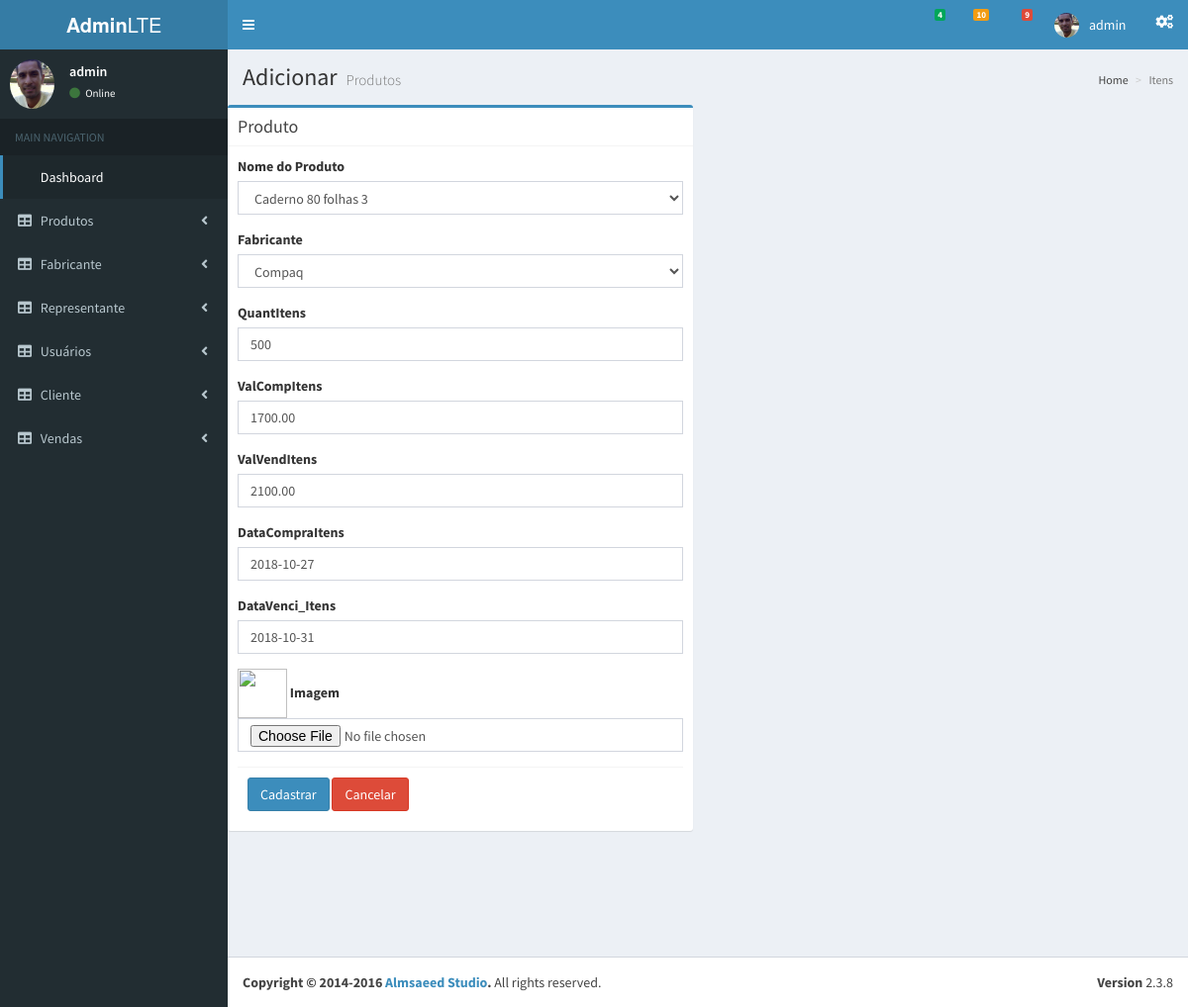
Page /views/itens/edititens.php?q=11 (signed in) on the committed database.
### tables this page shows
CREATE TABLE `itens` (
  `idItens` int(11) NOT NULL,
  `Image` varchar(250) NOT NULL,
  `QuantItens` decimal(10,0) NOT NULL,
  `QuantItensVend` decimal(10,0) NOT NULL,
  `ValCompItens` decimal(10,2) NOT NULL,
  `ValVendItens` decimal(10,2) NOT NULL,
  `DataCompraItens` date NOT NULL,
  `DataVenci_Itens` date DEFAULT NULL,
  `ItensAtivo` tinyint(4) NOT NULL,
  `ItensPublic` int(1) NOT NULL,
  `Produto_CodRefProduto` int(11) NOT NULL,
  `Fabricante_idFabricante` int(11) NOT NULL,
  `Usuario_idUser` int(11) NOT NULL,
  `DataRegistro` timestamp NOT NULL DEFAULT CURRENT_TIMESTAMP
);

### App/Models/connect.php (called while the page is built, shortened)
<?php
 class Connect
 {
 	var $localhost = "localhost";
 	var $root = "root";
 	var $passwd = "";
 	public function __construct()
 	{
 		$this->SQL = mysqli_connect($this->localhost, $this->root, $this->passwd);
 	}
 }

### App/Models/itens.class.php (called while the page is built, shortened)
<?php
 require_once 'connect.php';
 class Itens extends Connect
 {
  public function editItens($value)
  {
    $this->query = "SELECT *FROM `itens` WHERE `idItens` = '$value'";
    $this->result = mysqli_query($this->SQL, $this->query) or die ( mysqli_error($this->SQL));
    if($row = mysqli_fetch_array($this->result)){
      $idItens = $row['idItens'];
      $nomeimagem = $row['Image'];
      $QuantItens = $row['QuantItens'];
      $ValCompItens = $row['ValCompItens'];
      $ValVendItens = $row['ValVendItens'];
      $DataCompraItens= $row['DataCompraItens'];
      $DataVenci_Itens = $row['DataVenci_Itens'];
      $Produto_CodRefProduto = $row['Produto_CodRefProduto'];
      $Fabricante_idFabricante = $row['Fabricante_idFabricante'];
      return $resp = array('Itens' => ['idItens' => $idItens,
        'Image' => $nomeimagem,
        'QuantItens'   => $QuantItens,
        'ValCompItens' => $ValCompItens,
        'ValVendItens' => $ValVendItens,
        'DataCompraItens' => $DataCompraItens,
        'DataVenci_Itens' => $DataVenci_Itens,
        'CodRefProduto' => $Produto_CodRefProduto,
        'idFabricante' => $Fabricante_idFabricante ] , );
    }
  }
}
$itens = new Itens;

### views/itens/edititens.php (the view, shortened to what this page needs)
<?php
require_once '../../App/auth.php';
require_once '../../layout/scrit2.php';
require_once '../../App/Models/produtos.class.php';
require_once '../../App/Models/fabricante.class.php';
require_once '../../App/Models/itens.class.php';
if(isset($_GET['q'])){
$resp = $itens->editItens($_GET['q']);
echo $head;
echo $header;
echo $aside;
echo '<div class="content-wrapper">';
echo '
    <section class="content-header">
      <h1>
        Adicionar <small>Produtos</small>
      </h1>
      <ol class="breadcrumb">
        <li><a href="../"><i class="fa fa-dashboard"></i> Home</a></li>
        <li class="active">Itens</li>
      </ol>
    </section>
    <section class="content">
      <div class="row">';
echo '
      <div class="row">
        <div class="col-md-6">
          <div class="box box-primary">
            <div class="box-header with-border">
              <h3 class="box-title">Produto</h3>
            </div>
            <form role="form" enctype="multipart/form-data" action="../../App/Database/insertitens.php" method="POST">
              <div class="box-body">
              	<div class="form-group">
                  <label for="exampleInputEmail1">Nome do Produto</label>
            <select class="form-control" name="codProduto">
            ';
            echo '</select>
            </div>
            <div class="form-group">
                  <label for="exampleInputEmail1">Fabricante</label>
            <select class="form-control" name="idFabricante">
            ';
            echo '</select>
            </div>
                <div class="form-group">
                  <label for="exampleInputEmail1">QuantItens</label>
                  <input type="text" name="QuantItens" class="form-control" id="exampleInputEmail1" placeholder="QuantItens" value="'.$resp['Itens']['QuantItens'].'">
                </div>
                <div class="form-group">
                  <label for="exampleInputEmail1">ValCompItens</label>
                  <input type="text" name="ValCompItens" class="form-control" id="exampleInputEmail1" placeholder="ValCompItens" value="'.$resp['Itens']['ValCompItens'].'">
                </div>
                <div class="form-group">
                  <label for="exampleInputEmail1">ValVendItens</label>
                  <input type="text" name="ValVendItens" class="form-control" id="exampleInputEmail1" placeholder="ValVendItens" value="'.$resp['Itens']['ValVendItens'].'">
                </div>
                <div class="form-group">
                  <label for="exampleInputEmail1">DataCompraItens</label>
                  <input type="text" name="DataCompraItens" class="form-control" id="exampleInputEmail1" placeholder="DataCompraItens" value="'.$resp['Itens']['DataCompraItens'].'">
                </div>
                <div class="form-group">
                  <label for="exampleInputEmail1">DataVenci_Itens</label>
                  <input type="text" name="DataVenci_Itens" class="form-control" id="exampleInputEmail1" placeholder="DataVenci_Itens" value="'.$resp['Itens']['DataVenci_Itens'].'">
                </div>
                <div class="form-group">
                <img src="../'.$resp['Itens']['Image'].'" width="50" >
                  <label for="exampleInputEmail1">Imagem '.$resp['Itens']['Image'].'</label>
                  <input type="file" name="arquivo" class="form-control">
                </div>
                 <input type="hidden" name="valor" value="'.$resp['Itens']['Image'].'">
                 <input type="hidden" name="iduser" value="'.$idUsuario.'">
                 <input type="hidden" name="idItens" value="'.$resp['Itens']['idItens'].'">
              <div class="box-footer">
                <button type="submit" name="upload" class="btn btn-primary" value="Cadastrar">Cadastrar</button>
                <a class="btn btn-danger" href="../../views/prod">Cancelar</a>
              </div>
            </form>
          </div>
          </div>
</div>';
echo '</div>';
echo '</div>';
echo '</div>';
echo  $footer;
echo $javascript;
}else{
	header('Location: ./');
}
?>

### rows in the picture
itens: QuantItens "500", ValCompItens "1700.00", ValVendItens "2100.00", DataCompraItens "2018-10-27", DataVenci_Itens "2018-10-31"

### other values in the picture
$usuario "admin"
form field codProduto "Caderno 80 folhas 3"
form field idFabricante "Compaq"
